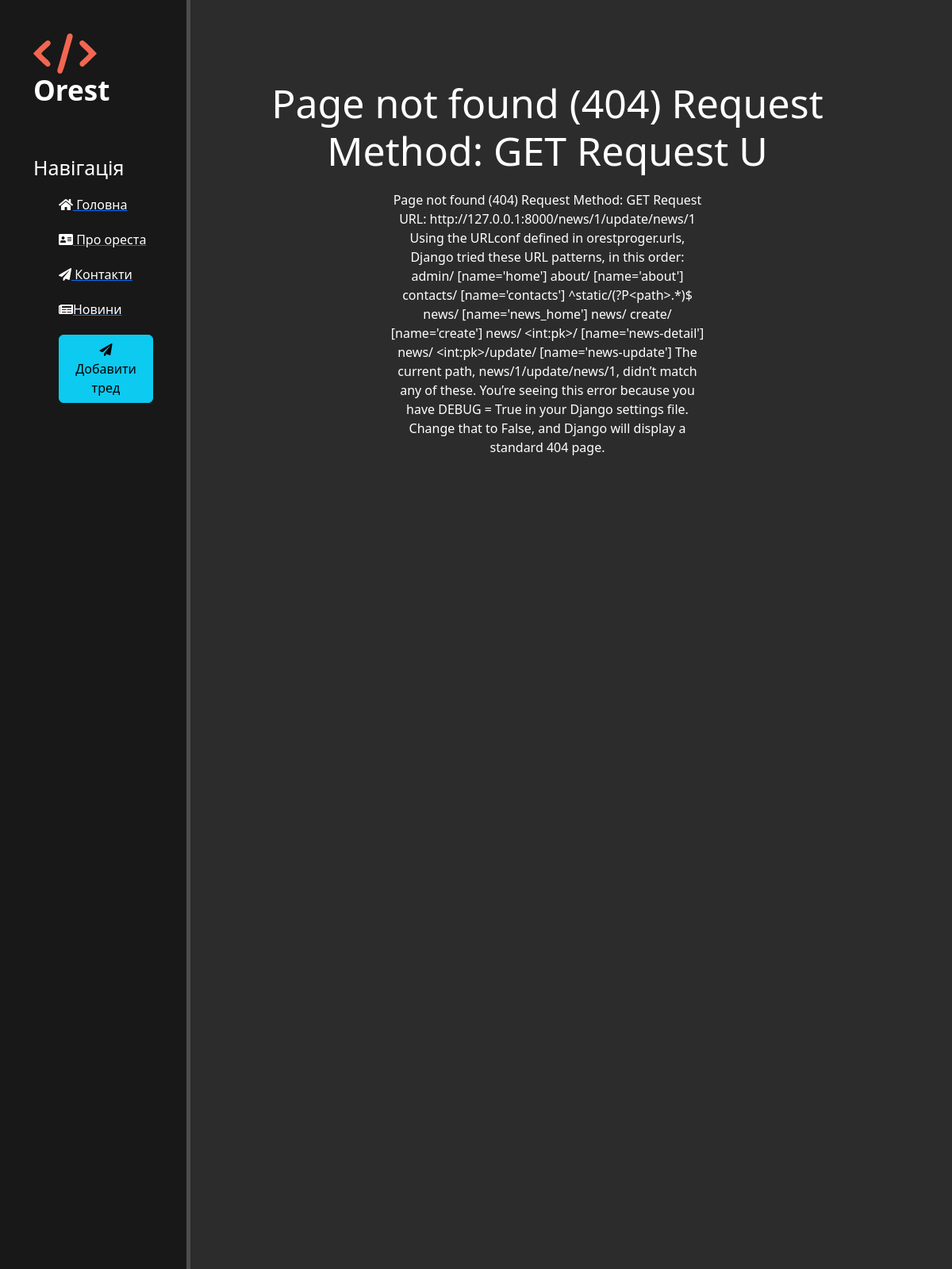
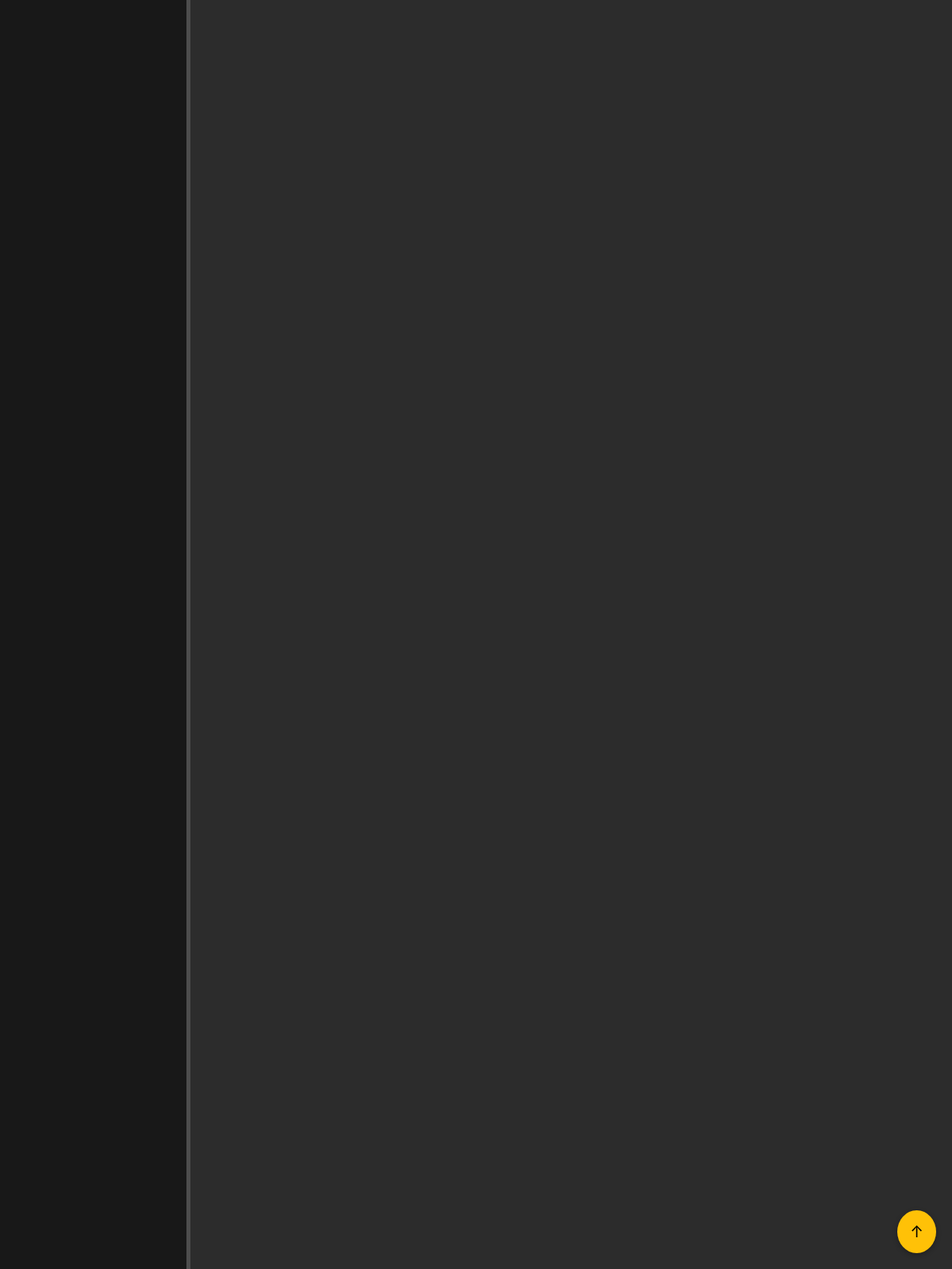
Page /news/5/ on the committed database (2 pictures, top to bottom).
### news/models.py (models this page shows, shortened)
class Articles(models.Model):
    title = models.CharField('Назва', max_length=50, default="")
    anons = models.CharField('Анонс', max_length=250, default="")
    full_text = models.TextField('Стаття')
    date = models.DateTimeField('Дата публікації', default=datetime.now)
    class Meta:
        verbose_name = 'Новость'         # Як об'єкт буде називатися в однині в адмінці
        verbose_name_plural = 'Новости'  # Як об'єкт буде називатися в множині в адмінці

### news/views.py (the view)
# urls.py: path('<int:pk>/', views.NewsDetailView.as_view(), name='news-detail'),
class NewsDetailView(DetailView):
    model = Articles  # Вказуємо модель, з якої брати дані
    template_name = 'news/details_view.html'  # Шаблон для відображення
    context_object_name = 'article'  # Ім'я змінної, яка буде доступна в шаблоні

### news/templates/news/details_view.html (shortened to what this page needs)
{% extends 'main/layout.html' %}
{% block content %}
    <div class="features">
        <h1>{{ article.title }}</h1>
        <p>{{ article.full_text }}</p>
    </div>
{% endblock %}

### main/static/main/css/main.css (style rules this page uses)
body { background: #2c2c2c; }
main .features { float: left; color: #fff; margin-top: 100px; text-align: center; width: 75% }
main .features h1 { font-size: 50px; }
main .features p { max-width: 400px; margin: 20px auto }

### rows in the picture
Articles: title "Page not found (404) Request Method: GET Request U", full_text "Page not found (404) Request Method: GET Request URL: http://127.0.0.1:8000/news/1/update/news/1 Using the URLconf defined in orestproger.urls, Django tried these URL patterns, in this order: admin/ [name='home'] about/ [name='about'] contacts/ [name='contacts'] ^static/(?P<path>.*)$ news/ [name='news_home'] news/ create/ [name='create'] news/ <int:pk>/ [name='news-detail'] news/ <int:pk>/update/ [name='news-update'] The current path, news/1/update/news/1, didn’t match any of these. You’re seeing this error because you have DEBUG = True in your Django settings file. Change that to False, and Django will display a standard 404 page."
